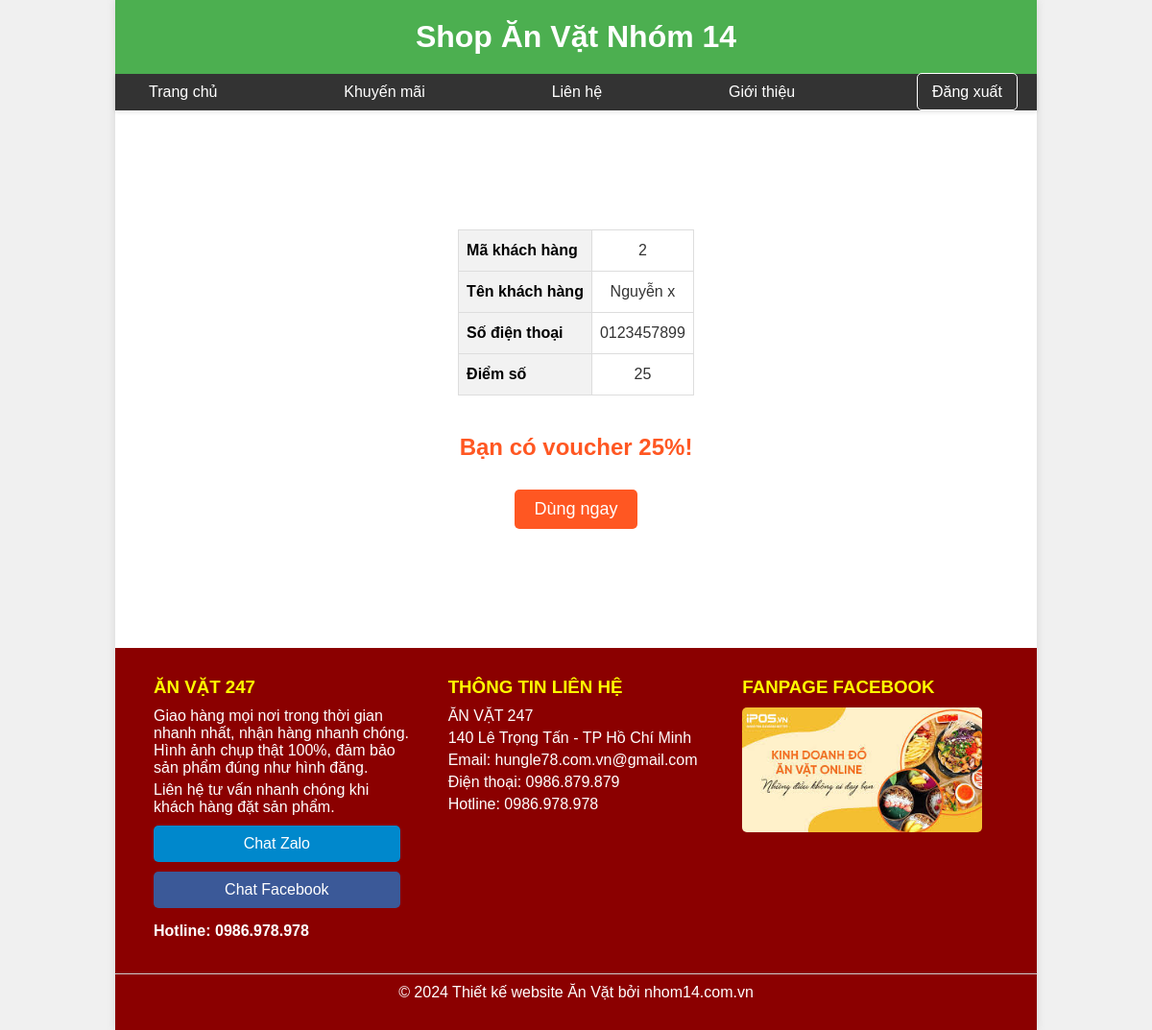
Page /khuyenmai.php (signed in) on the committed database.
### tables this page shows
CREATE TABLE `khachhang` (
  `makh` int(11) NOT NULL,
  `diemso` int(11) DEFAULT NULL,
  `mand` int(11) DEFAULT NULL
);

CREATE TABLE `nguoidung` (
  `mand` int(11) NOT NULL,
  `tennd` varchar(225) DEFAULT NULL,
  `sdt` varchar(225) DEFAULT NULL,
  `diachi` varchar(225) DEFAULT NULL,
  `email` varchar(225) DEFAULT NULL,
  `ngaysinh` date DEFAULT NULL,
  `ngayvl` date DEFAULT NULL,
  `manhom` int(11) DEFAULT NULL,
  `username` varchar(225) NOT NULL,
  `matkhau` varchar(225) NOT NULL
);

### khuyenmai.php (the view, shortened to what this page needs)
<?php
include 'db.php';
?>
<!DOCTYPE html>
<html lang="vi">
<head>
    <link href="https://cdnjs.cloudflare.com/ajax/libs/boxicons/2.1.0/css/boxicons.min.css" rel="stylesheet">
    <link rel="stylesheet" href="styles.css">
</head>
<body>
    <div class="container">
        <header>
            <h1>Shop Ăn Vặt Nhóm 14</h1>
        </header>
        <nav class="main-nav">
            <ul class="menu">
                <li><a href="index.php">Trang chủ</a></li>
                <li><a href="#">Khuyến mãi</a></li>
                <li><a href="#">Liên hệ</a></li>
                <li><a href="introduce.php">Giới thiệu</a></li>
                <li class="user-links">
                    <?php
                    if (isset($_SESSION['loggedin']) && $_SESSION['loggedin'] === true) {
                        echo '<a href="logout.php">Đăng xuất</a>';
                    } else {
                        echo '<a href="login.php">Đăng nhập</a>';
                        echo '<a href="register.php">Đăng ký</a>';
                    }
                    ?>
                </li>
            </ul>
        </nav>
        <main>
            <div class="main-content">
                <?php
                if (isset($_SESSION['mand'])) {
                    $mand = intval($_SESSION['mand']);
                    $sql = "
                        SELECT kh.makh, kh.diemso, nd.tennd, nd.sdt
                        FROM khachhang kh
                        JOIN nguoidung nd ON kh.mand = nd.mand
                        WHERE kh.mand = :mand
                    ";
                    $stmt = $pdo->prepare($sql);
                    $stmt->execute(['mand' => $mand]);
                    $customer = $stmt->fetch(PDO::FETCH_ASSOC);
                    if ($customer) {
                        echo '<div class="customer-info">';
                        echo '<table>';
                        echo '<tr><th>Mã khách hàng</th><td>' . htmlspecialchars($customer['makh']) . '</td></tr>';
                        echo '<tr><th>Tên khách hàng</th><td>' . htmlspecialchars($customer['tennd']) . '</td></tr>';
                        echo '<tr><th>Số điện thoại</th><td>' . htmlspecialchars($customer['sdt']) . '</td></tr>';
                        echo '<tr><th>Điểm số</th><td>' . htmlspecialchars($customer['diemso']) . '</td></tr>';
                        echo '</table>';
                        echo '</div>';
                        if ($customer['diemso'] >= 50) {
                            echo '<div class="voucher-message">Bạn có voucher 50%!</div>';
                        } elseif ($customer['diemso'] >= 25) {
                            echo '<div class="voucher-message">Bạn có voucher 25%!</div>';
                        } else {
                            echo '<div class="voucher-message">Bạn không có voucher.</div>';
                        }
                        echo '<a href="cart.php" class="use-now-button">Dùng ngay</a>';
                    } else {
                        echo "Không tìm thấy thông tin khách hàng.";
                    }
                } else {
                    echo "Bạn cần đăng nhập để xem thông tin khuyến mãi.";
                }
                ?>
            </div>
        </main>
        <footer>
            <div class="footer-container">
                <div class="footer-section">
                    <h3>ĂN VẶT 247</h3>
                    <p>Giao hàng mọi nơi trong thời gian nhanh nhất, nhận hàng nhanh chóng. Hình ảnh chụp thật 100%, đảm bảo sản phẩm đúng như hình đăng.</p>
                    <p>Liên hệ tư vấn nhanh chóng khi khách hàng đặt sản phẩm.</p>
                    <div class="contact-buttons">
                        <a href="zalo://chat" class="chat-button zalo">Chat Zalo</a>
                        <a href="https://www.facebook.com/profile.php?id=100039226352484" class="chat-button facebook">Chat Facebook</a>
                        <p class="hotline">Hotline: 0986.978.978</p>
                    </div>
                </div>
                <div class="footer-section">
                    <h3>THÔNG TIN LIÊN HỆ</h3>
                    <p>ĂN VẶT 247</p>
                    <p>140 Lê Trọng Tấn - TP Hồ Chí Minh</p>
                    <p>Email: hungle78.com.vn@gmail.com</p>
                    <p>Điện thoại: 0986.879.879</p>
                    <p>Hotline: 0986.978.978</p>
                </div>
                <div class="footer-section">
                    <h3>FANPAGE FACEBOOK</h3>
                    <div class="facebook-page">
                        <a href="https://www.facebook.com" target="_blank">
                            <img src="./Hinh/footer.jpg" alt="Facebook Page">
                        </a>
                    </div>
                </div>
            </div>
            <div class="footer-bottom">
                <p>&copy; 2024 Thiết kế website Ăn Vặt bởi nhom14.com.vn</p>
            </div>
        </footer>
    </div>
</body>
</html>

### styles.css (style rules this page uses)
* { margin: 0; padding: 0; box-sizing: border-box; }
body { font-family: Arial, sans-serif; background-color: #f0f0f0; color: #333; }
.container { width: 80%; margin: auto; background-color: #fff; box-shadow: 0 0 10px rgba(0, 0, 0, 0.1); }
header { text-align: center; padding: 20px 0; background-color: #4CAF50; color: white; }
.main-nav { background-color: #333; color: white; box-shadow: 0 2px 4px rgba(0, 0, 0, 0.1); position: sticky; top: 0; z-index: 1000; }
.menu { list-style: none; margin: 0; padding: 0; display: flex; justify-content: space-between; align-items: center; padding: 10px 20px; }
.menu li { margin-right: 20px; position: relative; }
.menu li:last-child { margin-right: 0; }
.menu li a { text-decoration: none; color: white; padding: 10px 15px; transition: background-color 0.3s, color 0.3s; border-radius: 5px; }
.user-links a { text-decoration: none; color: white; padding: 10px 15px; border: 1px solid white; border-radius: 5px; margin-left: 10px; transition: background-color 0.3s, color 0.3s; }
footer { background-color: #8B0000; color: white; padding: 20px 0; box-sizing: border-box; width: 100% !important; }
.footer-container { display: flex; justify-content: space-around; flex-wrap: wrap; max-width: 1200px; margin: 0 auto; padding: 0 20px; }
.footer-section { flex: 1; padding: 10px 20px; min-width: 250px; box-sizing: border-box; }
.footer-section h3 { color: yellow; margin-bottom: 10px; }
.footer-section p { margin: 5px 0; }
.contact-buttons { margin-top: 10px; }
.chat-button { display: inline-block; text-decoration: none; color: white; background-color: #4CAF50; padding: 10px 15px; margin-right: 10px; border-radius: 5px; transition: background-color 0.3s, color 0.3s; }
.hotline { margin-top: 10px; font-weight: bold; }
.facebook-page img { width: 100%; max-width: 250px; border-radius: 5px; }
.footer-bottom { text-align: center; padding: 10px 0; border-top: 1px solid white; margin-top: 20px; }
.footer-bottom p { margin: 0; }
.contact-buttons { display: flex; flex-direction: column; gap: 10px; }
.chat-button { padding: 10px; text-align: center; border-radius: 5px; color: white; text-decoration: none; }
.zalo { background-color: #0088cc; }
.facebook { background-color: #3b5998; }
.footer-bottom { text-align: center; margin-top: 20px; border-top: 1px solid #ccc; padding-top: 10px; }

### khuyenmai.php (style rules this page uses)
.main-content { display: flex; flex-direction: column; align-items: center; justify-content: center; min-height: 70vh; text-align: center; }
.voucher-message { font-size: 24px; font-weight: bold; color: #ff5722; margin: 20px 0; }
.use-now-button { display: inline-block; padding: 10px 20px; font-size: 18px; color: #fff; background-color: #ff5722; border: none; border-radius: 5px; cursor: pointer; text-decoration: none; margin-top: 10px; }
.customer-info { margin-bottom: 20px; }
.customer-info table { border-collapse: collapse; width: 100%; }
.customer-info th, .customer-info td { border: 1px solid #ddd; padding: 8px; }
.customer-info th { padding-top: 12px; padding-bottom: 12px; text-align: left; background-color: #f2f2f2; color: black; }

### rows in the picture
khachhang: makh "2", mand.tennd "Nguyễn x", mand.sdt "0123457899", diemso "25"
